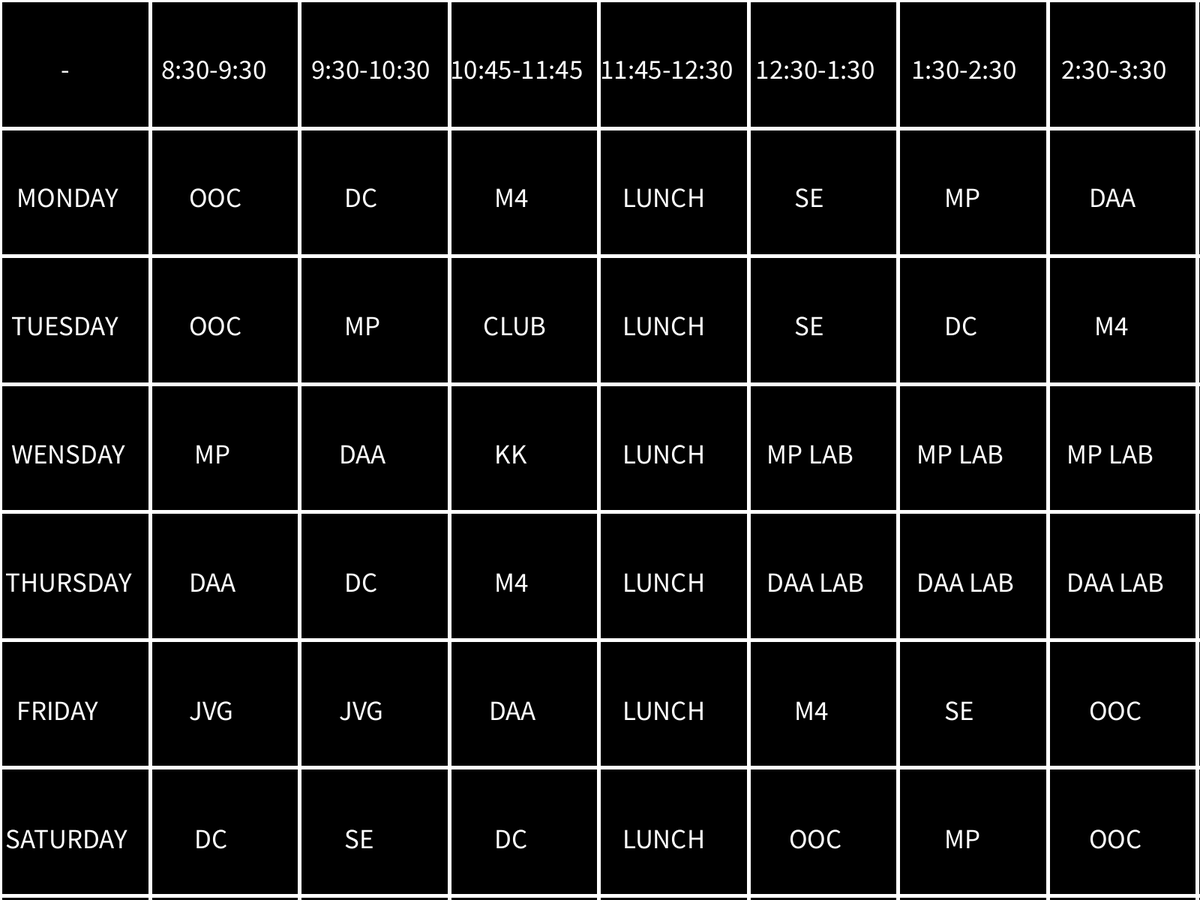
Frame 1 (no input)
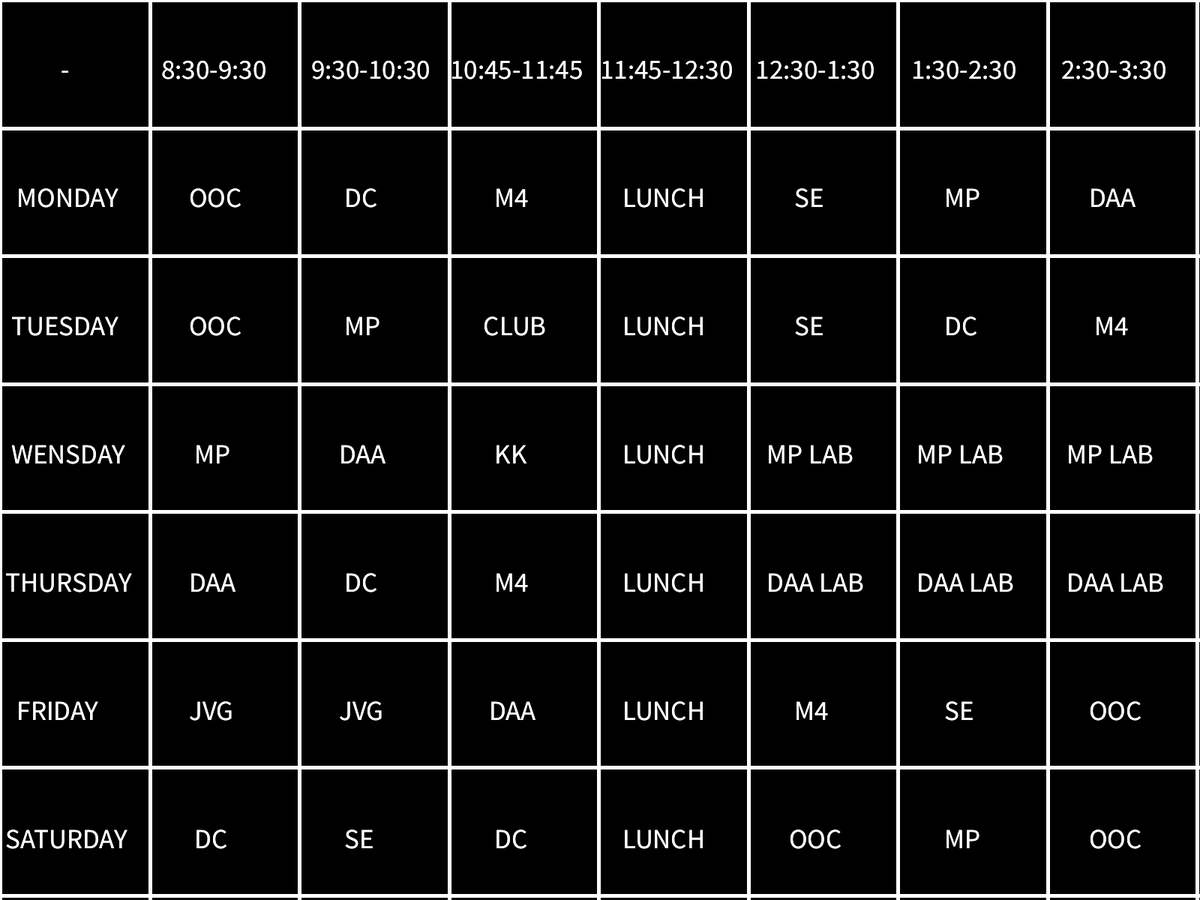
Frame 2 (the mouse pressed at the canvas centre, redrawn once)

The Processing sketch that drew these frames (run headless with seeded random() and noise(); the mouse was pressed at the canvas centre and the sketch redrawn once):

// Processing sketch: timeTable
// ── timeTable.pde
String[] time = new String[8];
String[] monday = new String[8];
String[] tuesday = new String[8];
String[] wednesday = new String[8];
String[] thursday = new String[8];
String[] friday = new String[8];
String[] saturday = new String[8];
int col, row;

void setup(){
  fullScreen();
  background(0);
  
  //time
  time[0] = "           -";time[1] =  "  8:30-9:30";time[2] =  "  9:30-10:30";time[3] =  "10:45-11:45";
  time[4] = "11:45-12:30";time[5] =  " 12:30-1:30";time[6] =  "  1:30-2:30";time[7] =  "  2:30-3:30";
  
  //Monday
  monday[0] = "   MONDAY";monday[1] = "       OOC";monday[2] = "        DC" ;monday[3] = "        M4";
  monday[4] = "    LUNCH" ;monday[5] ="        SE" ;monday[6] = "        MP";monday[7] = "       DAA";
  
  //Tuesday
  tuesday[0] = "  TUESDAY";tuesday[1] = "       OOC";tuesday[2] = "        MP";tuesday[3] = "      CLUB";
  tuesday[4] = "    LUNCH";tuesday[5] = "        SE";tuesday[6] = "        DC";tuesday[7] = "        M4";
  
  //Wednesday
  wednesday[0] = "  WENSDAY";wednesday[1] = "        MP";wednesday[2] = "       DAA";wednesday[3] = "        KK";
  wednesday[4] = "    LUNCH";wednesday[5] = "   MP LAB";wednesday[6] = "   MP LAB";wednesday[7] = "   MP LAB";
  
  //Thursday
  thursday[0] = " THURSDAY";thursday[1] = "       DAA";thursday[2] = "        DC";thursday[3] = "        M4";
  thursday[4] = "    LUNCH";thursday[5] = "   DAA LAB";thursday[6] = "   DAA LAB";thursday[7] = "   DAA LAB";
  
  //Friday
  friday[0] = "   FRIDAY";friday[1] = "       JVG";friday[2] = "       JVG";friday[3] = "       DAA";
  friday[4] = "    LUNCH";friday[5] = "        M4";friday[6] = "        SE";friday[7] = "       OOC";
  
  //Saturday
  saturday[0] = " SATURDAY";saturday[1] = "        DC";saturday[2] = "        SE";saturday[3] = "        DC";
  saturday[4] = "    LUNCH";saturday[5] = "       OOC";saturday[6] = "        MP";saturday[7] = "       OOC";
}

void draw(){
  renderTable();
  renderText();
}

void renderTable(){
  stroke(255);
  strokeWeight(5);
  smooth();
  col = width/8;
  row = height/7;
  for(int i = 0; i <= 8; i++)
      line(col * i - i/2, 0, col * i - i/2, height);
  for(int i = 0; i <= 7; i++)
      line(0, row * i - i/2, width, row * i - i/2);    
}


void renderText(){
  textSize(map(width, 0, 2160, 0, 50));
  for(int i = 0; i < 8; i++){
    text(time[i],      i * col, 0 * row + row/2 + 20);
    text(monday[i],    i * col, 1 * row + row/2 + 20);
    text(tuesday[i],   i * col, 2 * row + row/2 + 20);
    text(wednesday[i], i * col, 3 * row + row/2 + 20);
    text(thursday[i],  i * col, 4 * row + row/2 + 20);
    text(friday[i],    i * col, 5 * row + row/2 + 20);
    text(saturday[i],  i * col, 6 * row + row/2 + 20);
  }
  noLoop();
}
